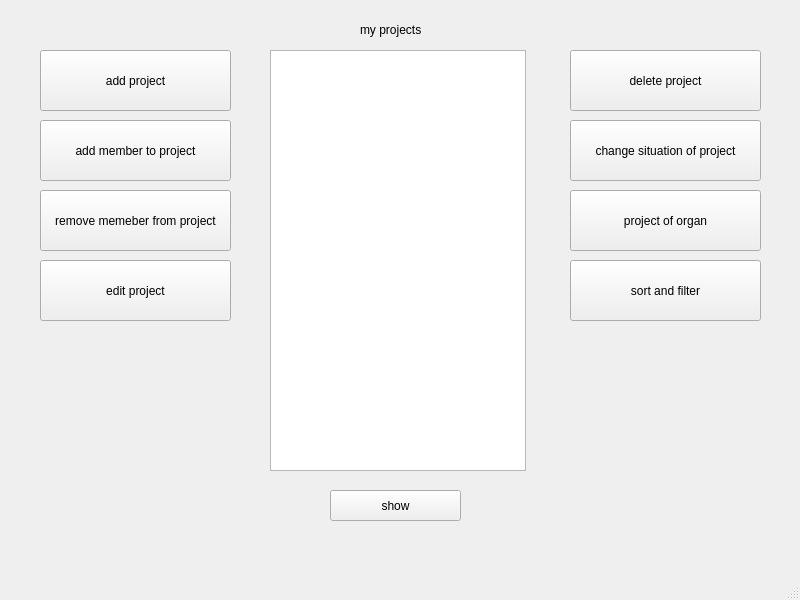
<?xml version="1.0" encoding="UTF-8"?>
<ui version="4.0">
 <class>project_manegment</class>
 <widget class="QMainWindow" name="project_manegment">
  <property name="geometry">
   <rect>
    <x>0</x>
    <y>0</y>
    <width>800</width>
    <height>600</height>
   </rect>
  </property>
  <property name="windowTitle">
   <string>MainWindow</string>
  </property>
  <widget class="QWidget" name="centralwidget">
   <widget class="QPushButton" name="pushButton">
    <property name="geometry">
     <rect>
      <x>40</x>
      <y>50</y>
      <width>191</width>
      <height>61</height>
     </rect>
    </property>
    <property name="text">
     <string>add project</string>
    </property>
   </widget>
   <widget class="QPushButton" name="pushButton_2">
    <property name="geometry">
     <rect>
      <x>40</x>
      <y>120</y>
      <width>191</width>
      <height>61</height>
     </rect>
    </property>
    <property name="text">
     <string>add member to project</string>
    </property>
   </widget>
   <widget class="QPushButton" name="pushButton_3">
    <property name="geometry">
     <rect>
      <x>40</x>
      <y>260</y>
      <width>191</width>
      <height>61</height>
     </rect>
    </property>
    <property name="text">
     <string>edit project</string>
    </property>
   </widget>
   <widget class="QPushButton" name="pushButton_4">
    <property name="geometry">
     <rect>
      <x>570</x>
      <y>50</y>
      <width>191</width>
      <height>61</height>
     </rect>
    </property>
    <property name="text">
     <string>delete project</string>
    </property>
   </widget>
   <widget class="QPushButton" name="pushButton_5">
    <property name="geometry">
     <rect>
      <x>40</x>
      <y>190</y>
      <width>191</width>
      <height>61</height>
     </rect>
    </property>
    <property name="text">
     <string>remove memeber from project</string>
    </property>
   </widget>
   <widget class="QPushButton" name="pushButton_6">
    <property name="geometry">
     <rect>
      <x>570</x>
      <y>120</y>
      <width>191</width>
      <height>61</height>
     </rect>
    </property>
    <property name="text">
     <string>change situation of project</string>
    </property>
   </widget>
   <widget class="QPushButton" name="pushButton_7">
    <property name="geometry">
     <rect>
      <x>570</x>
      <y>190</y>
      <width>191</width>
      <height>61</height>
     </rect>
    </property>
    <property name="text">
     <string>project of organ</string>
    </property>
   </widget>
   <widget class="QPushButton" name="pushButton_8">
    <property name="geometry">
     <rect>
      <x>570</x>
      <y>260</y>
      <width>191</width>
      <height>61</height>
     </rect>
    </property>
    <property name="text">
     <string>sort and filter</string>
    </property>
   </widget>
   <widget class="QListView" name="listView">
    <property name="geometry">
     <rect>
      <x>270</x>
      <y>50</y>
      <width>256</width>
      <height>421</height>
     </rect>
    </property>
   </widget>
   <widget class="QLabel" name="label">
    <property name="geometry">
     <rect>
      <x>360</x>
      <y>20</y>
      <width>121</width>
      <height>20</height>
     </rect>
    </property>
    <property name="text">
     <string>my projects</string>
    </property>
   </widget>
   <widget class="QPushButton" name="pushButton_9">
    <property name="geometry">
     <rect>
      <x>330</x>
      <y>490</y>
      <width>131</width>
      <height>31</height>
     </rect>
    </property>
    <property name="text">
     <string>show</string>
    </property>
   </widget>
  </widget>
  <widget class="QMenuBar" name="menubar">
   <property name="geometry">
    <rect>
     <x>0</x>
     <y>0</y>
     <width>800</width>
     <height>26</height>
    </rect>
   </property>
  </widget>
  <widget class="QStatusBar" name="statusbar"/>
 </widget>
 <resources/>
 <connections/>
</ui>
